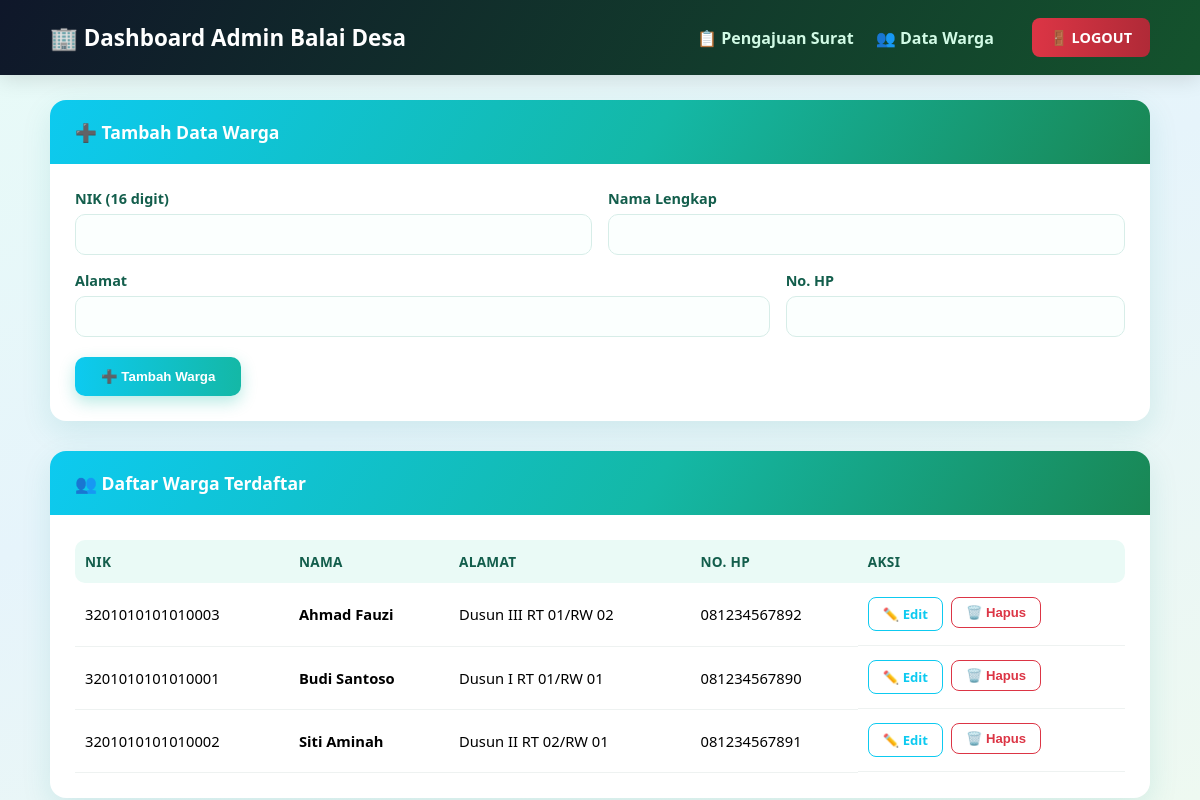
Page /admin_warga.php (signed in) on the committed database.
### tables this page shows
CREATE TABLE warga (
    nik        CHAR(16) NOT NULL,
    nama       VARCHAR(100) NOT NULL,
    alamat     VARCHAR(255) DEFAULT NULL,
    no_hp      VARCHAR(20)  DEFAULT NULL,
    created_at TIMESTAMP DEFAULT CURRENT_TIMESTAMP,
    PRIMARY KEY (nik)
);

### admin_warga.php (the view, shortened to what this page needs)
<?php
include 'koneksi.php';
$edit_data = null;
$list_warga = $koneksi->query("SELECT * FROM warga ORDER BY nama ASC")->fetchAll();
?>
<!DOCTYPE html>
<html lang="id">
<head>
</head>
<body>
<nav class="navbar">
    <div class="container">
        <a class="navbar-brand" href="admin.php">🏢 Dashboard Admin Balai Desa</a>
        <div class="nav-right">
            <div class="nav-links">
                <a href="admin.php">📋 Pengajuan Surat</a>
                <a href="admin_warga.php">👥 Data Warga</a>
            </div>
            <a href="admin.php?logout=1" class="btn-logout" onclick="return confirm('Yakin ingin keluar?')">🚪 LOGOUT</a>
        </div>
    </div>
</nav>
<div class="container">
    <div class="card">
        <div class="card-header">
            <?php echo $edit_data ? '✏️ Edit Data Warga' : '➕ Tambah Data Warga'; ?>
        </div>
        <div class="card-body">
            <form action="" method="POST">
                <div class="form-grid">
                    <div class="col-6">
                        <label class="form-label">NIK (16 digit)</label>
                        <input type="text" name="nik" class="form-control" maxlength="16" required
                               value="<?php echo $edit_data ? htmlspecialchars($edit_data['nik']) : ''; ?>"
                               <?php echo $edit_data ? 'readonly' : ''; ?>>
                    </div>
                    <div class="col-6">
                        <label class="form-label">Nama Lengkap</label>
                        <input type="text" name="nama" class="form-control" required
                               value="<?php echo $edit_data ? htmlspecialchars($edit_data['nama']) : ''; ?>">
                    </div>
                    <div class="col-8">
                        <label class="form-label">Alamat</label>
                        <input type="text" name="alamat" class="form-control"
                               value="<?php echo $edit_data ? htmlspecialchars($edit_data['alamat']) : ''; ?>">
                    </div>
                    <div class="col-4">
                        <label class="form-label">No. HP</label>
                        <input type="text" name="no_hp" class="form-control"
                               value="<?php echo $edit_data ? htmlspecialchars($edit_data['no_hp']) : ''; ?>">
                    </div>
                </div>
                <div class="form-actions">
                    <?php if ($edit_data): ?>
                        <button type="submit" name="update_warga" class="btn-save">💾 Simpan Perubahan</button>
                        <a href="admin_warga.php" class="btn-cancel">Batal</a>
                    <?php else: ?>
                        <button type="submit" name="tambah_warga" class="btn-save">➕ Tambah Warga</button>
                    <?php endif; ?>
                </div>
            </form>
        </div>
    </div>
    <div class="card">
        <div class="card-header">👥 Daftar Warga Terdaftar</div>
        <div class="card-body">
            <div class="table-wrap">
                <table>
                    <thead>
                        <tr>
                            <th>NIK</th>
                            <th>Nama</th>
                            <th>Alamat</th>
                            <th>No. HP</th>
                            <th>Aksi</th>
                        </tr>
                    </thead>
                    <tbody>
                        <?php if (count($list_warga) > 0): ?>
                            <?php foreach ($list_warga as $w): ?>
                                <tr>
                                    <td><?php echo htmlspecialchars($w['nik']); ?></td>
                                    <td><strong><?php echo htmlspecialchars($w['nama']); ?></strong></td>
                                    <td><?php echo htmlspecialchars($w['alamat']); ?></td>
                                    <td><?php echo htmlspecialchars($w['no_hp']); ?></td>
                                    <td class="aksi-cell">
                                        <a href="admin_warga.php?edit=<?php echo urlencode($w['nik']); ?>" class="btn-edit">✏️ Edit</a>
                                        <form action="" method="POST" onsubmit="return confirm('Yakin hapus warga ini? Riwayat pengajuan suratnya juga ikut terhapus.');">
                                            <button type="submit" name="hapus_warga" class="btn-hapus">🗑️ Hapus</button>
                                        </form>
                                    </td>
                                </tr>
                            <?php endforeach; ?>
                        <?php else: ?>
                            <tr><td colspan="5" class="empty-state">Belum ada data warga.</td></tr>
                        <?php endif; ?>
                    </tbody>
                </table>
            </div>
        </div>
    </div>
</div>
</body>
</html>

### admin_warga.php (style rules this page uses)
* { box-sizing: border-box; }
body { background: linear-gradient(160deg, #e8fbf7 0%, #e6f4fb 45%, #eef9f1 100%); font-family: 'Segoe UI', Tahoma, Geneva, Verdana, sans-serif; margin: 0; min-height: 100vh; }
.navbar { background: linear-gradient(120deg, #0f172a 0%, #14532d 100%); padding: 18px 0; box-shadow: 0 4px 20px rgba(0,0,0,0.12); }
.navbar .container { max-width: 1140px; margin: 0 auto; padding: 0 20px; display: flex; justify-content: space-between; align-items: center; flex-wrap: wrap; gap: 12px; }
.navbar-brand { color: #fff; font-weight: bold; font-size: 1.4rem; text-decoration: none; }
.nav-right { display: flex; align-items: center; gap: 20px; }
.nav-links a { color: #d1fae5; text-decoration: none; font-weight: 600; margin-right: 18px; transition: 0.2s; }
.btn-logout { background: linear-gradient(90deg, #dc3545, #b02a37); color: #fff; border: none; padding: 10px 18px; border-radius: 8px; font-weight: bold; text-decoration: none; font-size: 0.9rem; transition: 0.2s; }
.container { max-width: 1140px; margin: 0 auto; padding: 0 20px; }
.card { background: #fff; border-radius: 16px; box-shadow: 0 10px 30px rgba(13, 148, 136, 0.12); overflow: hidden; margin-top: 25px; margin-bottom: 30px; }
.card-header { padding: 20px 25px; color: #fff; font-weight: bold; font-size: 1.1rem; background: linear-gradient(120deg, #0dcaf0 0%, #14b8a6 55%, #198754 100%); }
.card-body { padding: 25px; }
.form-grid { display: grid; grid-template-columns: repeat(12, 1fr); gap: 16px; }
.col-6 { grid-column: span 6; }
.col-8 { grid-column: span 8; }
.col-4 { grid-column: span 4; }
.form-label { display: block; font-weight: bold; margin-bottom: 6px; color: #135e4c; font-size: 0.9rem; }
.form-control { width: 100%; padding: 11px 12px; border-radius: 10px; border: 1.5px solid #d7ede8; font-size: 0.95rem; background: #fbfffe; }
.form-actions { margin-top: 20px; display: flex; gap: 10px; }
.btn-save { background: linear-gradient(90deg, #0dcaf0, #14b8a6); color: #fff; border: none; padding: 12px 26px; border-radius: 10px; font-weight: bold; cursor: pointer; box-shadow: 0 6px 16px rgba(20,184,166,.3); }
.table-wrap { overflow-x: auto; }
table { width: 100%; border-collapse: collapse; }
thead th { text-align: left; padding: 12px 10px; color: #135e4c; background: #eafaf6; font-size: 0.85rem; text-transform: uppercase; letter-spacing: .3px; }
thead th:first-child { border-radius: 10px 0 0 10px; }
thead th:last-child { border-radius: 0 10px 10px 0; }
tbody td { padding: 14px 10px; border-bottom: 1px solid #eef2f1; vertical-align: middle; font-size: 0.92rem; }
.aksi-cell { display: flex; gap: 8px; }
.btn-edit, .btn-hapus { padding: 7px 14px; border-radius: 8px; font-size: 0.82rem; font-weight: bold; text-decoration: none; border: 1.5px solid transparent; cursor: pointer; }
.btn-edit { border-color: #0dcaf0; color: #0dcaf0; background: #fff; }
.btn-hapus { border-color: #dc3545; color: #dc3545; background: #fff; }

### rows in the picture
warga: nik "3201010101010003", nama "Ahmad Fauzi", alamat "Dusun III RT 01/RW 02", no_hp "081234567892"
warga: nik "3201010101010001", nama "Budi Santoso", alamat "Dusun I RT 01/RW 01", no_hp "081234567890"
warga: nik "3201010101010002", nama "Siti Aminah", alamat "Dusun II RT 02/RW 01", no_hp "081234567891"
